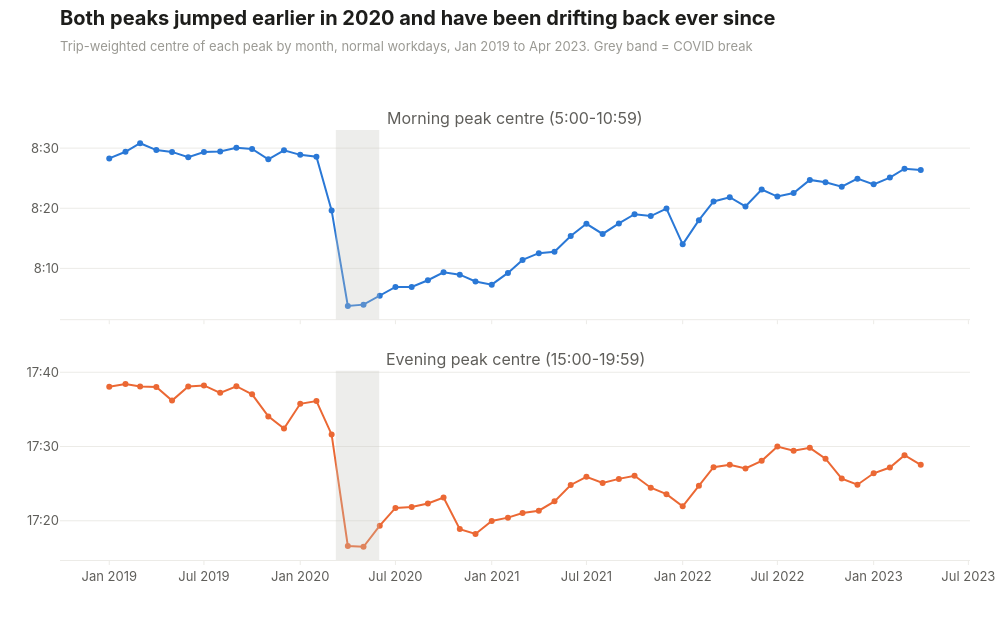

Source (notebook cell):
### Code cell
fig = make_subplots(rows=2, cols=1, shared_xaxes=True, vertical_spacing=0.12,
                    subplot_titles=["Morning peak centre (5:00-10:59)", "Evening peak centre (15:00-19:59)"])

am_minutes = []
pm_minutes = []
am_labels = []
pm_labels = []
for _, row in centres.iterrows():
    am_minutes.append(row["am_centre"] * 60)
    pm_minutes.append(row["pm_centre"] * 60)
    am_labels.append(clock(row["am_centre"]))
    pm_labels.append(clock(row["pm_centre"]))

fig.add_trace(go.Scatter(
    x=centres["month"], y=am_minutes, mode="lines+markers", name="AM",
    line=dict(color=viz.ACCENT, width=2), marker=dict(size=6),
    customdata=am_labels, hovertemplate="%{x|%b %Y}: %{customdata}<extra></extra>",
), row=1, col=1)
fig.add_trace(go.Scatter(
    x=centres["month"], y=pm_minutes, mode="lines+markers", name="PM",
    line=dict(color=viz.CONTRAST, width=2), marker=dict(size=6),
    customdata=pm_labels, hovertemplate="%{x|%b %Y}: %{customdata}<extra></extra>",
), row=2, col=1)


def minute_ticks(first_hour, last_hour):
    values = []
    texts = []
    minute = first_hour * 60
    while minute <= last_hour * 60:
        values.append(minute)
        texts.append(clock(minute / 60))
        minute += 10
    return values, texts


am_values, am_texts = minute_ticks(7, 9)
pm_values, pm_texts = minute_ticks(16, 18)
fig.update_yaxes(tickvals=am_values, ticktext=am_texts, row=1, col=1)
fig.update_yaxes(tickvals=pm_values, ticktext=pm_texts, row=2, col=1)
fig.update_layout(showlegend=False, hovermode="closest", margin=dict(t=130))
fig.add_vrect(x0="2020-03-09", x1="2020-05-31", fillcolor=viz.CONTEXT, opacity=0.3, line_width=0)

title = "Both peaks jumped earlier in 2020 and have been drifting back ever since"
subtitle = "Trip-weighted centre of each peak by month, normal workdays, Jan 2019 to Apr 2023. Grey band = COVID break"
viz.titled(fig, title, subtitle)
viz.save(fig, "05_peak_centre", height=620)
fig

### Figure 1 — Plotly figure (JSON) as saved in the notebook; plotly's stock layout.template omitted (floating-point values rounded to 4 significant figures)
{"data": [{"customdata": ["8:28", "8:29", "8:31", "8:30", "8:29", "8:29", "8:29", "8:29", "8:30", "8:30", "8:28", "8:30", "8:29", "8:29", "8:20", "8:04", "8:04", "8:05", "8:07", "8:07", "8:08", "8:09", "8:09", "8:08", "8:07", "8:09", "8:11", "8:13", "8:13", "8:15", "8:17", "8:16", "8:17", "8:19", "8:19", "8:20", "8:14", "8:18", "8:21", "8:22", "8:20", "8:23", "8:22", "8:23", "8:25", "8:24", "8:24", "8:25", "8:24", "8:25", "8:27", "8:26"], "hovertemplate": "%{x|%b %Y}: %{customdata}<extra></extra>", "line": {"color": "#2a78d6", "width": 2}, "marker": {"size": 6}, "mode": "lines+markers", "name": "AM", "type": "scatter", "x": ["2019-01-01T00:00:00.000000", "2019-02-01T00:00:00.000000", "2019-03-01T00:00:00.000000", "2019-04-01T00:00:00.000000", "2019-05-01T00:00:00.000000", "2019-06-01T00:00:00.000000", "2019-07-01T00:00:00.000000", "2019-08-01T00:00:00.000000", "2019-09-01T00:00:00.000000", "2019-10-01T00:00:00.000000", "2019-11-01T00:00:00.000000", "2019-12-01T00:00:00.000000", "2020-01-01T00:00:00.000000", "2020-02-01T00:00:00.000000", "2020-03-01T00:00:00.000000", "2020-04-01T00:00:00.000000", "2020-05-01T00:00:00.000000", "2020-06-01T00:00:00.000000", "2020-07-01T00:00:00.000000", "2020-08-01T00:00:00.000000", "2020-09-01T00:00:00.000000", "2020-10-01T00:00:00.000000", "2020-11-01T00:00:00.000000", "2020-12-01T00:00:00.000000", "2021-01-01T00:00:00.000000", "2021-02-01T00:00:00.000000", "2021-03-01T00:00:00.000000", "2021-04-01T00:00:00.000000", "2021-05-01T00:00:00.000000", "2021-06-01T00:00:00.000000", "2021-07-01T00:00:00.000000", "2021-08-01T00:00:00.000000", "2021-09-01T00:00:00.000000", "2021-10-01T00:00:00.000000", "2021-11-01T00:00:00.000000", "2021-12-01T00:00:00.000000", "2022-01-01T00:00:00.000000", "2022-02-01T00:00:00.000000", "2022-03-01T00:00:00.000000", "2022-04-01T00:00:00.000000", "2022-05-01T00:00:00.000000", "2022-06-01T00:00:00.000000", "2022-07-01T00:00:00.000000", "2022-08-01T00:00:00.000000", "2022-09-01T00:00:00.000000", "2022-10-01T00:00:00.000000", "2022-11-01T00:00:00.000000", "2022-12-01T00:00:00.000000", "2023-01-01T00:00:00.000000", "2023-02-01T00:00:00.000000", "2023-03-01T00:00:00.000000", "2023-04-01T00:00:00.000000"], "xaxis": "x", "y": [508.3, 509.4, 510.8, 509.7, 509.4, 508.5, 509.4, 509.4, 510.0, 509.9, 508.1, 509.6, 508.9, 508.6, 499.6, 483.7, 484.0, 485.4, 486.9, 486.9, 488.0, 489.4, 489.0, 487.8, 487.3, 489.2, 491.4, 492.5, 492.8, 495.4, 497.4, 495.7, 497.5, 499.0, 498.7, 500.0, 494.0, 498.0, 501.1, 501.8, 500.3, 503.1, 501.9, 502.5, 504.7, 504.3, 503.6, 504.9, 504.0, 505.1, 506.6, 506.4], "yaxis": "y"}, {"customdata": ["17:38", "17:38", "17:38", "17:38", "17:36", "17:38", "17:38", "17:37", "17:38", "17:37", "17:34", "17:32", "17:36", "17:36", "17:32", "17:17", "17:16", "17:19", "17:22", "17:22", "17:22", "17:23", "17:19", "17:18", "17:20", "17:20", "17:21", "17:21", "17:23", "17:25", "17:26", "17:25", "17:26", "17:26", "17:24", "17:24", "17:22", "17:25", "17:27", "17:28", "17:27", "17:28", "17:30", "17:29", "17:30", "17:28", "17:26", "17:25", "17:26", "17:27", "17:29", "17:28"], "hovertemplate": "%{x|%b %Y}: %{customdata}<extra></extra>", "line": {"color": "#eb6834", "width": 2}, "marker": {"size": 6}, "mode": "lines+markers", "name": "PM", "type": "scatter", "x": ["2019-01-01T00:00:00.000000", "2019-02-01T00:00:00.000000", "2019-03-01T00:00:00.000000", "2019-04-01T00:00:00.000000", "2019-05-01T00:00:00.000000", "2019-06-01T00:00:00.000000", "2019-07-01T00:00:00.000000", "2019-08-01T00:00:00.000000", "2019-09-01T00:00:00.000000", "2019-10-01T00:00:00.000000", "2019-11-01T00:00:00.000000", "2019-12-01T00:00:00.000000", "2020-01-01T00:00:00.000000", "2020-02-01T00:00:00.000000", "2020-03-01T00:00:00.000000", "2020-04-01T00:00:00.000000", "2020-05-01T00:00:00.000000", "2020-06-01T00:00:00.000000", "2020-07-01T00:00:00.000000", "2020-08-01T00:00:00.000000", "2020-09-01T00:00:00.000000", "2020-10-01T00:00:00.000000", "2020-11-01T00:00:00.000000", "2020-12-01T00:00:00.000000", "2021-01-01T00:00:00.000000", "2021-02-01T00:00:00.000000", "2021-03-01T00:00:00.000000", "2021-04-01T00:00:00.000000", "2021-05-01T00:00:00.000000", "2021-06-01T00:00:00.000000", "2021-07-01T00:00:00.000000", "2021-08-01T00:00:00.000000", "2021-09-01T00:00:00.000000", "2021-10-01T00:00:00.000000", "2021-11-01T00:00:00.000000", "2021-12-01T00:00:00.000000", "2022-01-01T00:00:00.000000", "2022-02-01T00:00:00.000000", "2022-03-01T00:00:00.000000", "2022-04-01T00:00:00.000000", "2022-05-01T00:00:00.000000", "2022-06-01T00:00:00.000000", "2022-07-01T00:00:00.000000", "2022-08-01T00:00:00.000000", "2022-09-01T00:00:00.000000", "2022-10-01T00:00:00.000000", "2022-11-01T00:00:00.000000", "2022-12-01T00:00:00.000000", "2023-01-01T00:00:00.000000", "2023-02-01T00:00:00.000000", "2023-03-01T00:00:00.000000", "2023-04-01T00:00:00.000000"], "xaxis": "x2", "y": [1058.0, 1058.0, 1058.0, 1058.0, 1056.0, 1058.0, 1058.0, 1057.0, 1058.0, 1057.0, 1054.0, 1052.0, 1056.0, 1056.0, 1052.0, 1037.0, 1036.0, 1039.0, 1042.0, 1042.0, 1042.0, 1043.0, 1039.0, 1038.0, 1040.0, 1040.0, 1041.0, 1041.0, 1043.0, 1045.0, 1046.0, 1045.0, 1046.0, 1046.0, 1044.0, 1044.0, 1042.0, 1045.0, 1047.0, 1048.0, 1047.0, 1048.0, 1050.0, 1049.0, 1050.0, 1048.0, 1046.0, 1045.0, 1046.0, 1047.0, 1049.0, 1048.0], "yaxis": "y2"}], "layout": {"annotations": [{"font": {"size": 16}, "showarrow": false, "text": "Morning peak centre (5:00-10:59)", "x": 0.5, "xanchor": "center", "xref": "paper", "y": 1, "yanchor": "bottom", "yref": "paper"}, {"font": {"size": 16}, "showarrow": false, "text": "Evening peak centre (15:00-19:59)", "x": 0.5, "xanchor": "center", "xref": "paper", "y": 0.44, "yanchor": "bottom", "yref": "paper"}], "height": 620, "hovermode": "closest", "margin": {"t": 130}, "shapes": [{"fillcolor": "#c4c3bd", "line": {"width": 0}, "opacity": 0.3, "type": "rect", "x0": "2020-03-09", "x1": "2020-05-31", "xref": "x", "y0": 0, "y1": 1, "yref": "y domain"}, {"fillcolor": "#c4c3bd", "line": {"width": 0}, "opacity": 0.3, "type": "rect", "x0": "2020-03-09", "x1": "2020-05-31", "xref": "x2", "y0": 0, "y1": 1, "yref": "y2 domain"}], "showlegend": false, "title": {"text": "<b>Both peaks jumped earlier in 2020 and have been drifting back ever since</b><br><span style='font-size:13px;color:#9a9993'>Trip-weighted centre of each peak by month, normal workdays, Jan 2019 to Apr 2023. Grey band = COVID break</span>"}, "width": 1000, "xaxis": {"anchor": "y", "domain": [0, 1], "matches": "x2", "showticklabels": false}, "xaxis2": {"anchor": "y2", "domain": [0, 1]}, "yaxis": {"anchor": "x", "domain": [0.56, 1], "ticktext": ["7:00", "7:10", "7:20", "7:30", "7:40", "7:50", "8:00", "8:10", "8:20", "8:30", "8:40", "8:50", "9:00"], "tickvals": [420, 430, 440, 450, 460, 470, 480, 490, 500, 510, 520, 530, 540]}, "yaxis2": {"anchor": "x2", "domain": [0, 0.44], "ticktext": ["16:00", "16:10", "16:20", "16:30", "16:40", "16:50", "17:00", "17:10", "17:20", "17:30", "17:40", "17:50", "18:00"], "tickvals": [960, 970, 980, 990, 1000, 1010, 1020, 1030, 1040, 1050, 1060, 1070, 1080]}}}
